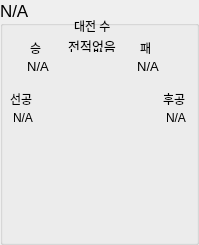
     <widget class="QGroupBox" name="groupDeck8">
      <property name="geometry">
       <rect>
        <x>594</x>
        <y>340</y>
        <width>199</width>
        <height>245</height>
       </rect>
      </property>
      <property name="font">
       <font>
        <pointsize>13</pointsize>
       </font>
      </property>
      <property name="title">
       <string>N/A</string>
      </property>
      <widget class="QLabel" name="label_130">
       <property name="geometry">
        <rect>
         <x>74</x>
         <y>20</y>
         <width>56</width>
         <height>12</height>
        </rect>
       </property>
       <property name="font">
        <font>
         <pointsize>9</pointsize>
        </font>
       </property>
       <property name="text">
        <string>대전 수</string>
       </property>
      </widget>
      <widget class="QLabel" name="Deck8VSCount">
       <property name="geometry">
        <rect>
         <x>64</x>
         <y>40</y>
         <width>56</width>
         <height>12</height>
        </rect>
       </property>
       <property name="font">
        <font>
         <pointsize>10</pointsize>
        </font>
       </property>
       <property name="text">
        <string>전적없음</string>
       </property>
       <property name="alignment">
        <set>Qt::AlignCenter</set>
       </property>
      </widget>
      <widget class="QLabel" name="label_132">
       <property name="geometry">
        <rect>
         <x>30</x>
         <y>40</y>
         <width>21</width>
         <height>16</height>
        </rect>
       </property>
       <property name="font">
        <font>
         <pointsize>9</pointsize>
        </font>
       </property>
       <property name="text">
        <string>승</string>
       </property>
      </widget>
      <widget class="QLabel" name="label_133">
       <property name="geometry">
        <rect>
         <x>140</x>
         <y>40</y>
         <width>21</width>
         <height>16</height>
        </rect>
       </property>
       <property name="font">
        <font>
         <pointsize>9</pointsize>
        </font>
       </property>
       <property name="text">
        <string>패</string>
       </property>
      </widget>
      <widget class="QLabel" name="Deck8WinCount">
       <property name="geometry">
        <rect>
         <x>10</x>
         <y>60</y>
         <width>56</width>
         <height>12</height>
        </rect>
       </property>
       <property name="font">
        <font>
         <pointsize>10</pointsize>
        </font>
       </property>
       <property name="text">
        <string>N/A</string>
       </property>
       <property name="alignment">
        <set>Qt::AlignCenter</set>
       </property>
      </widget>
      <widget class="QLabel" name="Deck8LoseCount">
       <property name="geometry">
        <rect>
         <x>120</x>
         <y>60</y>
         <width>56</width>
         <height>12</height>
        </rect>
       </property>
       <property name="font">
        <font>
         <pointsize>10</pointsize>
        </font>
       </property>
       <property name="text">
        <string>N/A</string>
       </property>
       <property name="alignment">
        <set>Qt::AlignCenter</set>
       </property>
      </widget>
      <widget class="QWidget" name="verticalLayoutWidget_21">
       <property name="geometry">
        <rect>
         <x>13</x>
         <y>80</y>
         <width>171</width>
         <height>161</height>
        </rect>
       </property>
       <layout class="QVBoxLayout" name="DeckLayout8"/>
      </widget>
      <widget class="QLabel" name="label_71">
       <property name="geometry">
        <rect>
         <x>10</x>
         <y>91</y>
         <width>31</width>
         <height>16</height>
        </rect>
       </property>
       <property name="font">
        <font>
         <pointsize>9</pointsize>
        </font>
       </property>
       <property name="text">
        <string>선공</string>
       </property>
      </widget>
      <widget class="QLabel" name="Deck8Second">
       <property name="geometry">
        <rect>
         <x>159</x>
         <y>110</y>
         <width>34</width>
         <height>16</height>
        </rect>
       </property>
       <property name="font">
        <font>
         <pointsize>9</pointsize>
        </font>
       </property>
       <property name="text">
        <string>N/A</string>
       </property>
       <property name="alignment">
        <set>Qt::AlignCenter</set>
       </property>
      </widget>
      <widget class="QLabel" name="Deck8First">
       <property name="geometry">
        <rect>
         <x>6</x>
         <y>110</y>
         <width>34</width>
         <height>16</height>
        </rect>
       </property>
       <property name="font">
        <font>
         <pointsize>9</pointsize>
        </font>
       </property>
       <property name="text">
        <string>N/A</string>
       </property>
       <property name="alignment">
        <set>Qt::AlignCenter</set>
       </property>
      </widget>
      <widget class="QLabel" name="label_70">
       <property name="geometry">
        <rect>
         <x>163</x>
         <y>91</y>
         <width>31</width>
         <height>16</height>
        </rect>
       </property>
       <property name="font">
        <font>
         <pointsize>9</pointsize>
        </font>
       </property>
       <property name="text">
        <string>후공</string>
       </property>
      </widget>
     </widget>
